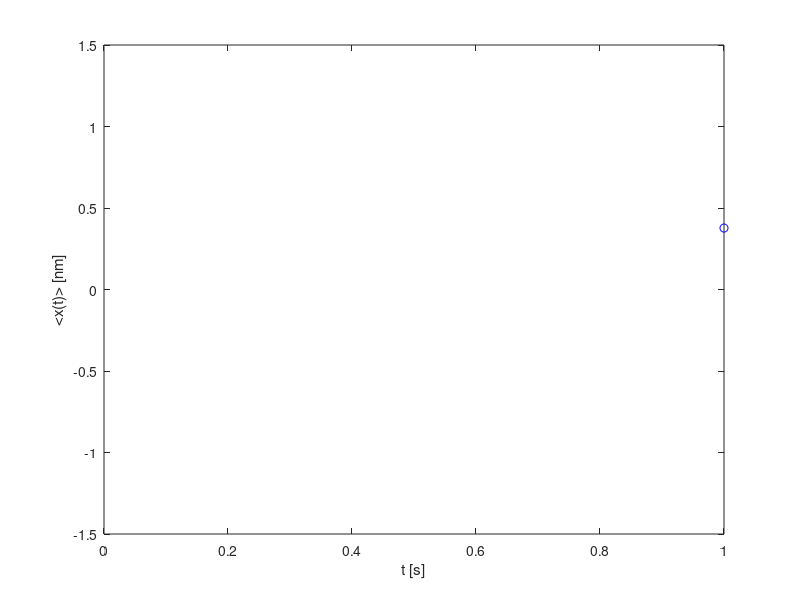

Recreate this plot in MATLAB.
clear all;

c = 3.0*10^17;
a = 1.0;
m = (0.511*10^6)/c^2;
hbarc = 1240/(2*pi);
x = linspace(-2,2,1000);
t = 0;

l1 = 1.497;
l2 = 2.958; 
kappa1 = l1*tan(l1*a);
kappa2 = -l2*cot(l2*a);
E1 = ((kappa1*hbarc)/c)^2/(-2*m);
E2 = ((kappa2*hbarc)/c)^2/(-2*m);

A_sym = exp(kappa1*a)*cos(l1*a)/sqrt(a+(1/kappa1));
A_antisym = -exp(kappa2*a)*sin(l2*a)/sqrt(a+(1/kappa2));
B_sym = 1/sqrt(a+(1/kappa1));
B_antisym = 1/sqrt(a+(1/kappa2));

psi1 = (A_sym*exp(-kappa1*x)).*(x>a) + (B_sym*cos(l1*x)).*(x>=-a & x<=a)... 
    + (A_sym*exp(kappa1*x)).*(x<-a);
psi2 = (A_antisym*exp(-kappa2*x)).*(x>a) + (B_antisym*sin(l2*x)).*(x>=-a & x<=a)... 
    + (-A_antisym*exp(kappa2*x)).*(x<-a);

% for i = 0:100
%     t = i*10^(-17);
%     psi = 0.5*(abs(psi1).^2+abs(psi2).^2)+ psi1.*psi2.*cos(c*(E2-E1)*t/hbarc);
%     plot(x, psi)
%     xlabel('x [nm]')
%     ylabel('|Psi|^2')
%     legend(['t=',num2str(t), ' s'])
%     axis([-4 4 0 1.5])
%     drawnow
%     pause(0.001)
% end

for t = 0:0.001:1
    psi = 0.5*(abs(psi1).^2+abs(psi2).^2)+ psi1.*psi2.*cos(c*(E2-E1)*t/hbarc);
    expx = trapz(x,x.*psi);
    plot(t, expx ,'ob')
    xlabel('t [s]')
    ylabel('<x(t)> [nm]')
    axis([0 1 -1.5 1.5])
    drawnow
    pause(0.1)
end
